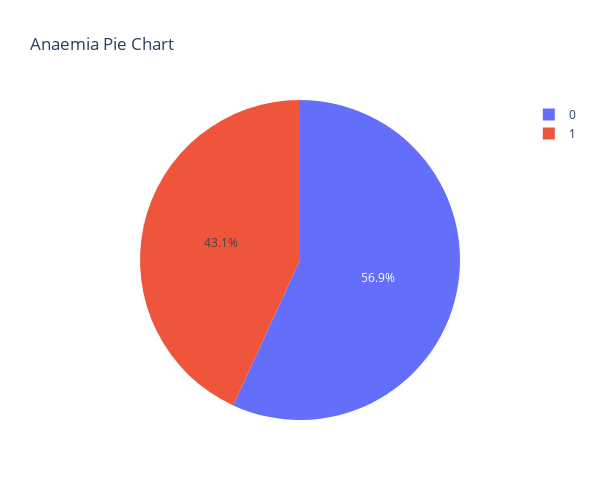

This figure's notebook cell:
### Code cell
#anaemia

ds = df['anaemia'].value_counts().reset_index()
ds.columns = ['anaemia', 'count']

fig = px.pie(ds,values='count', names="anaemia", title='Anaemia Pie Chart', width=600, height=500)
fig.show()

### Figure 1 — Plotly figure (JSON) as saved in the notebook; plotly's stock layout.template omitted (floating-point values rounded to 4 significant figures)
{"data": [{"domain": {"x": [0, 1], "y": [0, 1]}, "hovertemplate": "anaemia=%{label}<br>count=%{value}<extra></extra>", "labels": [0, 1], "legendgroup": "", "name": "", "showlegend": true, "type": "pie", "values": [170, 129]}], "layout": {"height": 500, "legend": {"tracegroupgap": 0}, "title": {"text": "Anaemia Pie Chart"}, "width": 600}}
